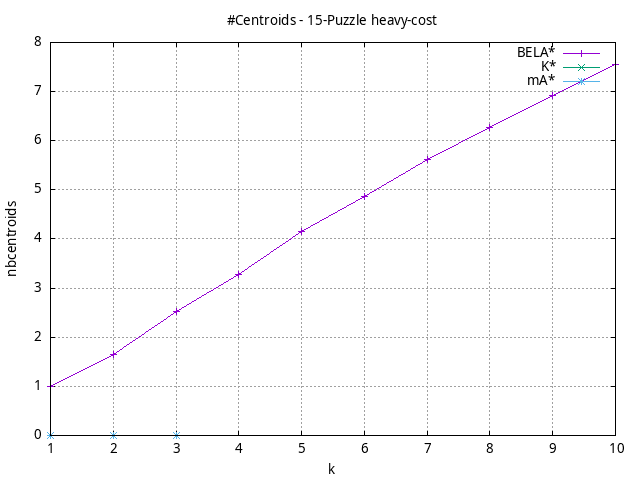

This chart was generated by the following gnuplot code:
#!/usr/bin/gnuplot
# -*- coding: utf-8 -*-
#
# results/n-puzzle/heavy-cost/15/15puzzle.heuristic.nbcentroids.gnuplot
#
# Started on 12/09/2023 19:56:50
# Author: Carlos Linares López
set grid
set xlabel "k"
set ylabel "nbcentroids"

set title "#Centroids - 15-Puzzle heavy-cost"

set terminal png enhanced font "Ariel,10"
set output '15puzzle.heuristic.nbcentroids.png'

plot "-" title "BELA*"      with linesp, "-" title "K*"      with linesp, "-" title "mA*"      with linesp

	1 1.0
	2 1.65
	3 2.525
	4 3.275
	5 4.15
	6 4.875
	7 5.625
	8 6.275
	9 6.925
	10 7.55
end
	1 0.0
end
	1 0.0
	2 0.0
	3 0.0
end
